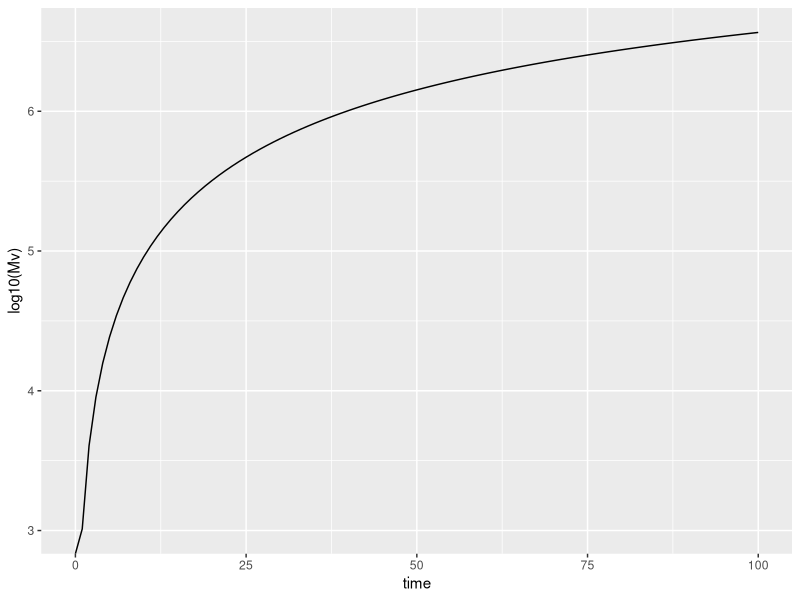

Write R code to recreate this figure.

library(ggplot2)
library(gridExtra)
library(deSolve)

#*********************PARAMETERS*************************************
params <- function(     
    muV =  0.001 #0.1          # virus clearance/ death rate 
    ,probInf = 10^-12        # probability of contact and infection 
    ,prodRate =   5          # virion production rate
    ,cellSpread = 0          # rate virions in infected cells infect susceptible cells
    ,cMax = 10^6             # number of cells in midgut
    ,eclipse = 1/24
)
  return(as.list(environment()))
#***************************************************************

#*****************INITIAL CONDITIONS*****************************
initial <- c(Gv = 0     # number of virions in bloodmeal
             ,Me = 10^6*0.01
             ,Mci = 0       # number of infected midgut cells
             ,Mv = 0        # number of virions in midgut
)

times <- seq(0,100,1)               # times to solve at
#**************************************************************

#****************MODEL*****************************************
mod <- function(tt,yy,parms) with(c(parms,as.list(yy)), {
  
  deriv <- rep(NA,4)
  
  deriv[1] <- -Gv*probInf*(cMax - Mci - Me) - muV*Gv      # virion in bloodmeal
  
  deriv[2] <- Gv*probInf*(cMax - Mci - Me) + cellSpread*Mci*(cMax-Mci-Me) - eclipse*Me 
  
  deriv[3] <- eclipse*Me    # infected midgut cells
  
  deriv[4] <- prodRate*Mci - muV*Mv       # virions in midgut
  
  return(list(deriv))
})
#*************************************************************

#**************SIMULATE***************************************
simPop <- function(init=initial, tseq = times, modFunction=mod, parms = params()) {
  simDat <- as.data.frame(ode(init, tseq, modFunction, parms=parms))
  return(simDat)
}
#****************************************************************

sim <- simPop(parms=params())

ggplot(sim) +
  geom_line(aes(x=time,y=log10(Mv))) # +
 # xlim(24,50)
